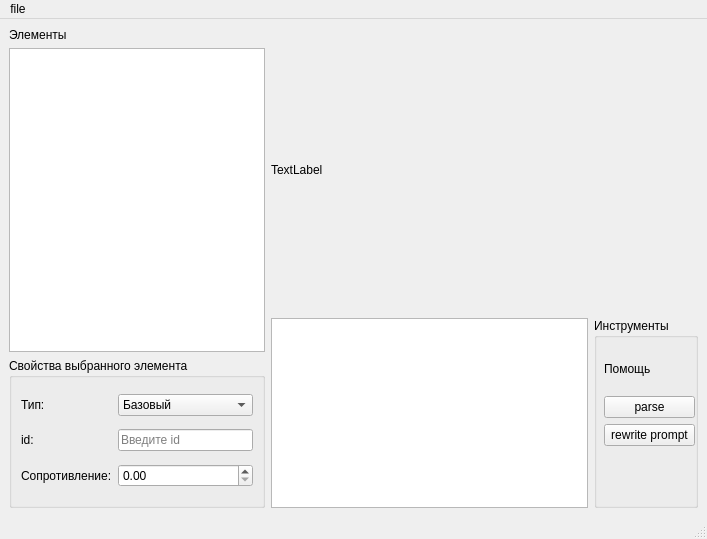
<?xml version="1.0" encoding="UTF-8"?>
<ui version="4.0">
 <class>ElementEditor</class>
 <widget class="QMainWindow" name="ElementEditor">
  <property name="windowModality">
   <enum>Qt::WindowModality::WindowModal</enum>
  </property>
  <property name="geometry">
   <rect>
    <x>0</x>
    <y>0</y>
    <width>707</width>
    <height>539</height>
   </rect>
  </property>
  <property name="sizePolicy">
   <sizepolicy hsizetype="Preferred" vsizetype="Preferred">
    <horstretch>0</horstretch>
    <verstretch>0</verstretch>
   </sizepolicy>
  </property>
  <property name="minimumSize">
   <size>
    <width>560</width>
    <height>360</height>
   </size>
  </property>
  <property name="windowTitle">
   <string>Редактор элементов</string>
  </property>
  <widget class="QWidget" name="centralwidget">
   <property name="enabled">
    <bool>true</bool>
   </property>
   <property name="sizePolicy">
    <sizepolicy hsizetype="Expanding" vsizetype="Expanding">
     <horstretch>0</horstretch>
     <verstretch>0</verstretch>
    </sizepolicy>
   </property>
   <property name="sizeIncrement">
    <size>
     <width>0</width>
     <height>0</height>
    </size>
   </property>
   <layout class="QHBoxLayout" name="horizontalLayout_2" stretch="0,3">
    <item>
     <layout class="QVBoxLayout" name="elementLayout" stretch="0,5,6">
      <item>
       <widget class="QLabel" name="elementsLabel">
        <property name="text">
         <string>Элементы</string>
        </property>
       </widget>
      </item>
      <item>
       <widget class="QListWidget" name="elementList">
        <property name="sizePolicy">
         <sizepolicy hsizetype="Expanding" vsizetype="Expanding">
          <horstretch>0</horstretch>
          <verstretch>0</verstretch>
         </sizepolicy>
        </property>
        <property name="selectionMode">
         <enum>QAbstractItemView::SelectionMode::SingleSelection</enum>
        </property>
       </widget>
      </item>
      <item>
       <widget class="QGroupBox" name="propertiesGroup">
        <property name="sizePolicy">
         <sizepolicy hsizetype="Preferred" vsizetype="Preferred">
          <horstretch>0</horstretch>
          <verstretch>0</verstretch>
         </sizepolicy>
        </property>
        <property name="maximumSize">
         <size>
          <width>16777215</width>
          <height>150</height>
         </size>
        </property>
        <property name="sizeIncrement">
         <size>
          <width>0</width>
          <height>0</height>
         </size>
        </property>
        <property name="baseSize">
         <size>
          <width>0</width>
          <height>0</height>
         </size>
        </property>
        <property name="title">
         <string>Свойства выбранного элемента</string>
        </property>
        <layout class="QGridLayout" name="gridLayout">
         <item row="1" column="1">
          <widget class="QLineEdit" name="idInput">
           <property name="enabled">
            <bool>true</bool>
           </property>
           <property name="readOnly">
            <bool>true</bool>
           </property>
           <property name="placeholderText">
            <string>Введите id</string>
           </property>
          </widget>
         </item>
         <item row="3" column="1">
          <widget class="QDoubleSpinBox" name="resistanceInput">
           <property name="maximum">
            <double>100000000.000000000000000</double>
           </property>
          </widget>
         </item>
         <item row="1" column="0">
          <widget class="QLabel" name="idLabel">
           <property name="text">
            <string>id:</string>
           </property>
          </widget>
         </item>
         <item row="0" column="0">
          <widget class="QLabel" name="typeLabel">
           <property name="text">
            <string>Тип:</string>
           </property>
          </widget>
         </item>
         <item row="3" column="0">
          <widget class="QLabel" name="resistanceLabel">
           <property name="text">
            <string>Сопротивление:</string>
           </property>
          </widget>
         </item>
         <item row="0" column="1">
          <widget class="QComboBox" name="typeInput">
           <property name="enabled">
            <bool>true</bool>
           </property>
           <property name="editable">
            <bool>false</bool>
           </property>
           <property name="currentText">
            <string>Базовый</string>
           </property>
           <item>
            <property name="text">
             <string>Базовый</string>
            </property>
           </item>
           <item>
            <property name="text">
             <string>Другой</string>
            </property>
           </item>
          </widget>
         </item>
        </layout>
       </widget>
      </item>
     </layout>
    </item>
    <item>
     <layout class="QVBoxLayout" name="editLayout" stretch="3,2">
      <item>
       <widget class="QLabel" name="image_output">
        <property name="sizePolicy">
         <sizepolicy hsizetype="Expanding" vsizetype="Expanding">
          <horstretch>0</horstretch>
          <verstretch>10</verstretch>
         </sizepolicy>
        </property>
        <property name="text">
         <string>TextLabel</string>
        </property>
       </widget>
      </item>
      <item>
       <layout class="QHBoxLayout" name="inputLayout">
        <item>
         <widget class="QTextEdit" name="textEdit">
          <property name="markdown">
           <string notr="true"/>
          </property>
          <property name="html">
           <string notr="true">&lt;!DOCTYPE HTML PUBLIC &quot;-//W3C//DTD HTML 4.0//EN&quot; &quot;http://www.w3.org/TR/REC-html40/strict.dtd&quot;&gt;
&lt;html&gt;&lt;head&gt;&lt;meta name=&quot;qrichtext&quot; content=&quot;1&quot; /&gt;&lt;meta charset=&quot;utf-8&quot; /&gt;&lt;style type=&quot;text/css&quot;&gt;
p, li { white-space: pre-wrap; }
hr { height: 1px; border-width: 0; }
li.unchecked::marker { content: &quot;\2610&quot;; }
li.checked::marker { content: &quot;\2612&quot;; }
&lt;/style&gt;&lt;/head&gt;&lt;body style=&quot; font-family:'Sans Serif'; font-size:9pt; font-weight:400; font-style:normal;&quot;&gt;
&lt;p style=&quot;-qt-paragraph-type:empty; margin-top:0px; margin-bottom:0px; margin-left:0px; margin-right:0px; -qt-block-indent:0; text-indent:0px;&quot;&gt;&lt;br /&gt;&lt;/p&gt;&lt;/body&gt;&lt;/html&gt;</string>
          </property>
          <property name="acceptRichText">
           <bool>false</bool>
          </property>
          <property name="textInteractionFlags">
           <set>Qt::TextInteractionFlag::TextEditorInteraction</set>
          </property>
         </widget>
        </item>
        <item>
         <widget class="QGroupBox" name="instrumentBox">
          <property name="title">
           <string>Инструменты</string>
          </property>
          <widget class="QWidget" name="">
           <property name="geometry">
            <rect>
             <x>10</x>
             <y>30</y>
             <width>91</width>
             <height>98</height>
            </rect>
           </property>
           <layout class="QVBoxLayout" name="verticalLayout">
            <property name="rightMargin">
             <number>0</number>
            </property>
            <item>
             <widget class="QLabel" name="tooltipHelpLabel">
              <property name="toolTip">
               <string extracomment="bububub">bebebebe</string>
              </property>
              <property name="text">
               <string>Помощь</string>
              </property>
             </widget>
            </item>
            <item>
             <widget class="QPushButton" name="parseButton">
              <property name="text">
               <string>parse</string>
              </property>
             </widget>
            </item>
            <item>
             <widget class="QPushButton" name="updatePromptBtn">
              <property name="text">
               <string>rewrite prompt</string>
              </property>
             </widget>
            </item>
           </layout>
          </widget>
         </widget>
        </item>
       </layout>
      </item>
     </layout>
    </item>
   </layout>
  </widget>
  <widget class="QStatusBar" name="statusbar"/>
  <widget class="QMenuBar" name="menubar">
   <property name="geometry">
    <rect>
     <x>0</x>
     <y>0</y>
     <width>707</width>
     <height>22</height>
    </rect>
   </property>
   <widget class="QMenu" name="menufile">
    <property name="title">
     <string>file</string>
    </property>
    <addaction name="actionsave"/>
    <addaction name="actionopen"/>
   </widget>
   <addaction name="menufile"/>
  </widget>
  <action name="actionsave">
   <property name="text">
    <string>save</string>
   </property>
  </action>
  <action name="actionopen">
   <property name="text">
    <string>open</string>
   </property>
  </action>
 </widget>
 <resources/>
 <connections/>
</ui>
